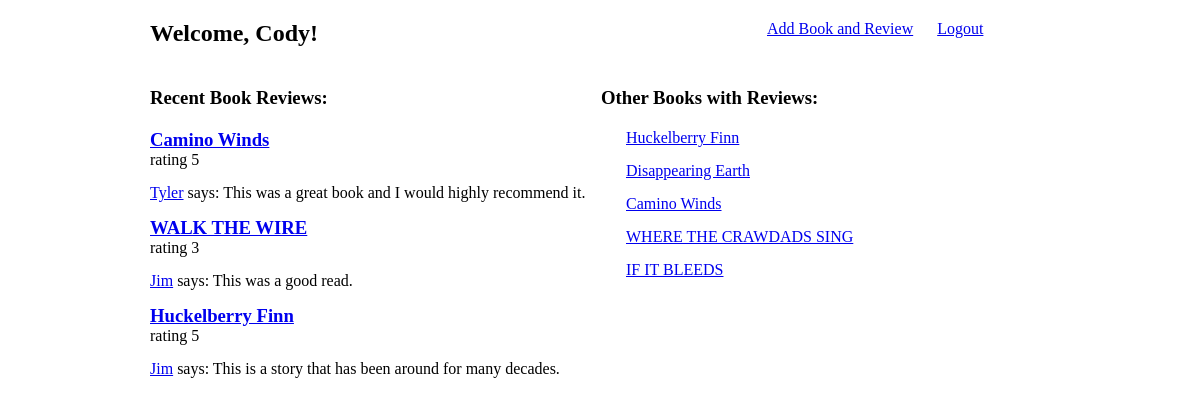
The app's page /books (signed in) with its own data.
### review/models.py (models this page shows)
class Review(models.Model):
    user = models.ForeignKey(User, related_name='review', on_delete=models.CASCADE)
    book = models.ForeignKey(Book, related_name='review', on_delete=models.CASCADE)
    review = models.TextField()
    rating = models.IntegerField()
    created_at = models.DateTimeField(auto_now_add=True)
    updated_at = models.DateTimeField(auto_now=True)

class Book(models.Model):
    author = models.ForeignKey(Author, related_name='book', on_delete=models.CASCADE)
    title = models.CharField(max_length=255)
    created_at = models.DateTimeField(auto_now_add=True)
    updated_at = models.DateTimeField(auto_now=True)

class User(models.Model):
    name = models.CharField(max_length=150)
    alias = models.CharField(max_length=150)
    email = models.CharField(max_length=250)
    password = models.CharField(max_length=250)
    created_at = models.DateTimeField(auto_now_add=True)
    updated_at = models.DateTimeField(auto_now=True)
    objects = UserManager()

### review/views.py (the view)
# urls.py: path('books', views.books),
def books(request):
    if 'alias' in request.session:
        context = {
            'book': Book.objects.all(),
            'review': Review.objects.all().order_by("-id")[:3]
        }
        return render(request, 'books.html', context)
    return redirect('/')

### review/templates/books.html (shortened to what this page needs)
<!DOCTYPE html>
<html lang="en">
<head>
    {% load static %}
    <link rel="stylesheet" href="{% static 'css/book.css' %}">
</head>
<body>
    <div id="wrapper">
        <div id="header">
            <h2>Welcome, {{request.session.alias}}!</h2>
            <a href="/addReview">Add Book and Review</a>
            <a href="/logout">Logout</a>
        </div>
        <div id="reviews">
            <h3>Recent Book Reviews:</h3>
            {% for r in review %}
            <h3 class="recentBook"><a href="/books/{{r.book.id}}">{{r.book.title}}</a></h3>
            <p>rating {{r.rating}}</p>
            <p><a href="user/{{r.user.id}}">{{r.user.alias}}</a> says: {{r.review}}</p>
            {% endfor %}
        </div>
        <div id="other">
            <h3>Other Books with Reviews:</h3>
            <div id= "booklist">
                {% for b in book  %}
                   <p><a href="/books/{{b.id}}">{{b.title}}</a></p>
                {% endfor %}
            </div>
        </div>
    </div>
</body>
</html>

### review/static/css/book.css (style rules this page uses)
* { padding: 0px; margin: 0px; }
#wrapper { width: 900px; margin: 0px auto; padding: 20px; }
h2 { display: inline-block; margin-right: 425px; vertical-align: top; margin-bottom: 40px; }
a { margin-left: 20px; }
#other a { margin-left: 25px; }
#reviews, #other { display: inline-block; vertical-align: top; width: 447px; }
h3:first-of-type { margin-bottom: 20px; }
p { margin-bottom: 15px; }
#booklist { width: 350px; height: 150px; overflow-y: scroll; }
#reviews a { margin-left: 0px; }

### records on screen
Review: book "Camino Winds", rating "5", user.alias "Tyler", review "This was a great book and I would highly recommend it."
Review: book "WALK THE WIRE", rating "3", user.alias "Jim", review "This was a good read."
Review: book "Huckelberry Finn", rating "5", user.alias "Jim", review "This is a story that has been around for many decades."
Book: title "Huckelberry Finn"
Book: title "Disappearing Earth"
Book: title "Camino Winds"
Book: title "WHERE THE CRAWDADS SING"
Book: title "IF IT BLEEDS"

### other values on screen
{{ request.session.alias }} "Cody"
